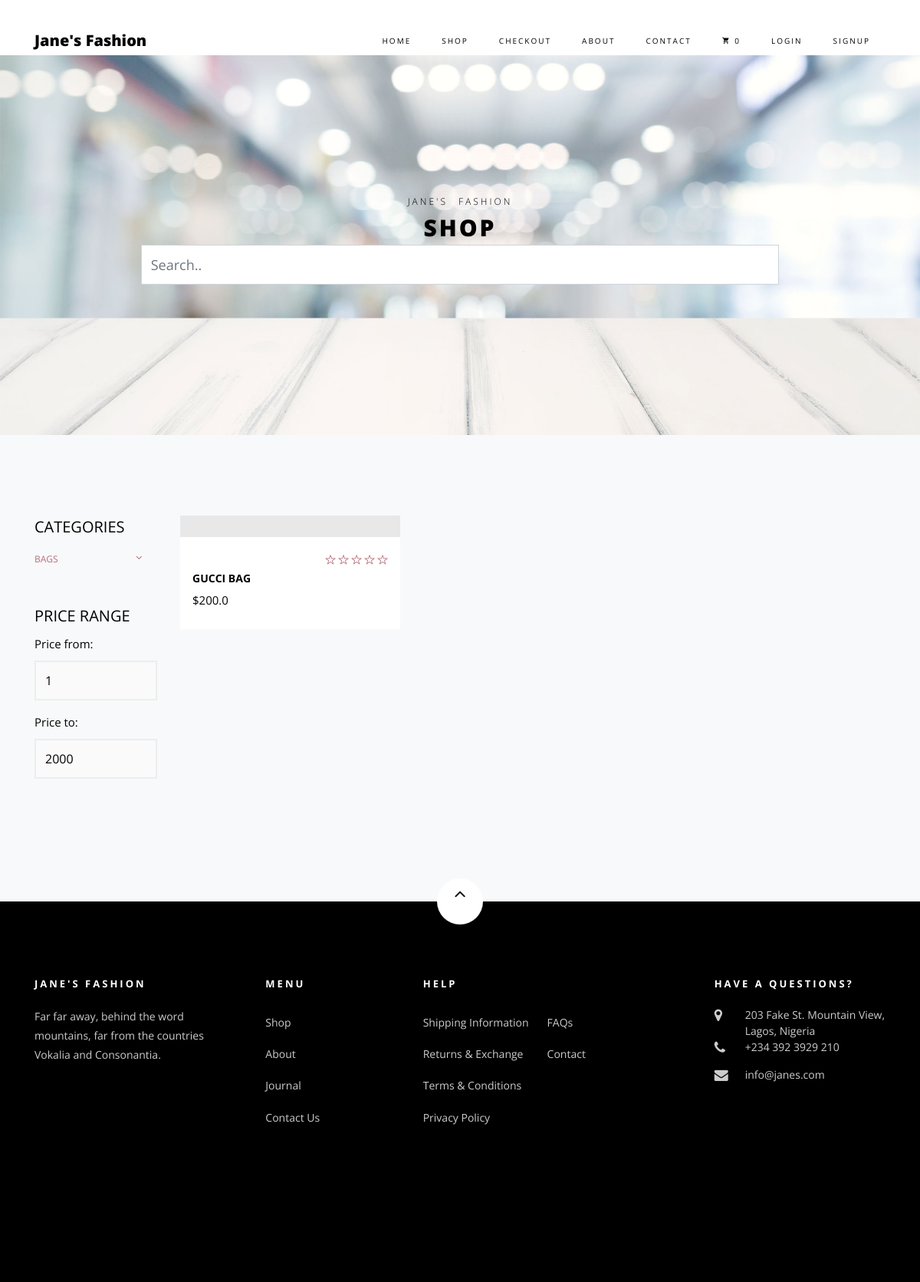
Page /shop/ on the earlier database version.
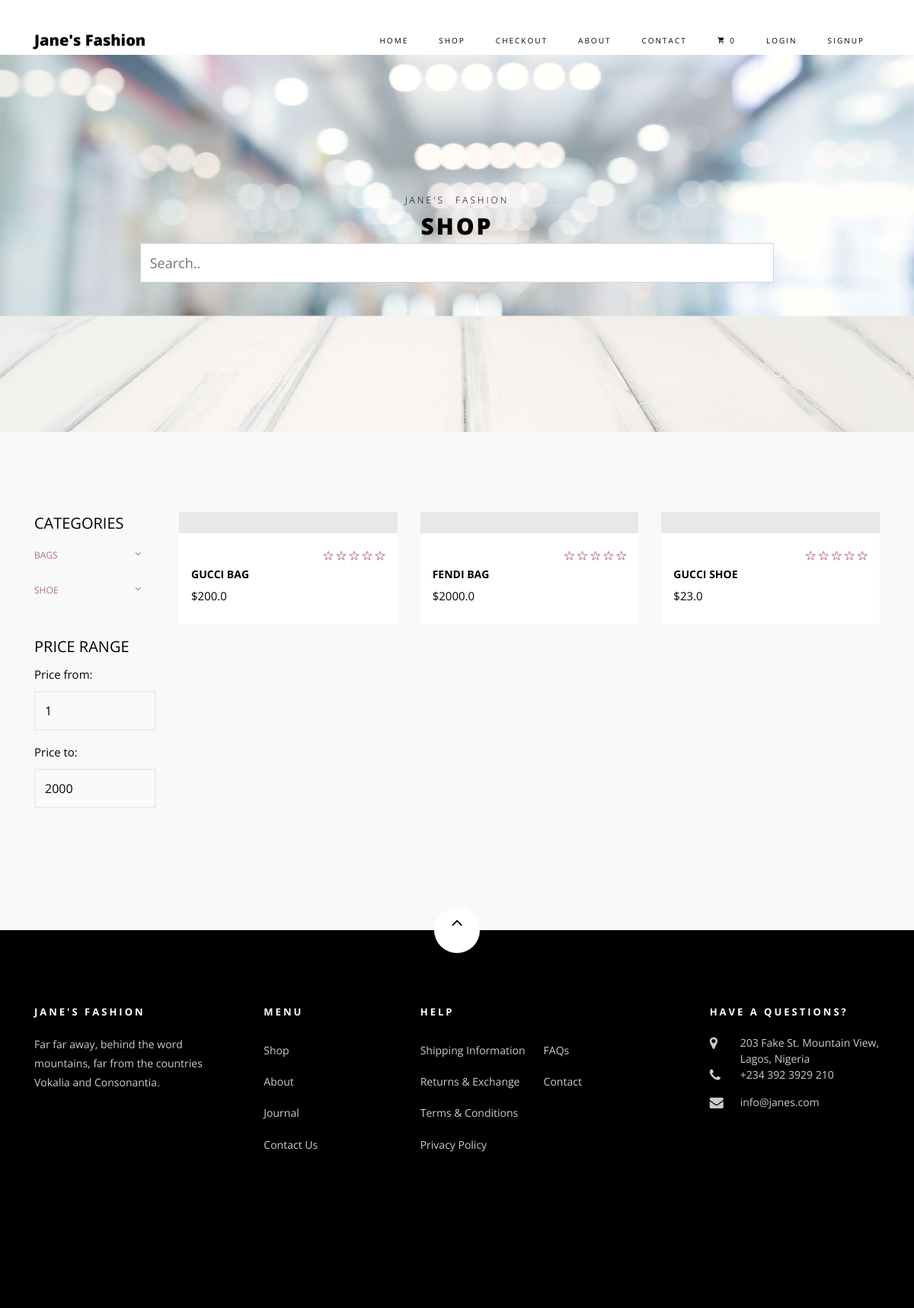
Same page on the later database version.
### core/models.py (models this page shows, shortened)
class Item(models.Model):
    title = models.CharField(max_length=100)
    price = models.FloatField()
    discount_price = models.FloatField(blank=True, null=True)
    category = models.ForeignKey(Category,on_delete=models.CASCADE, default=1,)
    label = models.CharField(choices=LABEL_CHOICES, max_length=1)
    slug = models.SlugField()
    description = models.TextField()
    image = models.ImageField()
    def get_absolute_url(self):
        return reverse("core:product", kwargs={
            'slug': self.slug
        })

class Category(models.Model):
    name = models.CharField(max_length=250, blank=True)
    slug = models.SlugField(max_length=250)
    class Meta:
        ordering =['name']
        verbose_name = 'category'

### core/views.py (the view)
# urls.py: path('shop/', ShopView, name='shop'),
def ShopView(request):
    object_list = Item.objects.all()
    category_list = Category.objects.all()
    content = {
        'object_list':object_list,
        'category_list':category_list
    }
    return render(request,'shop.html',content)

### core/templatetags/cart_template_tags.py (called while the page is built)
@register.filter
def cart_item_count(user):
    if user.is_authenticated:
        qs = Order.objects.filter(user=user, ordered=False)
        if qs.exists():
            return qs[0].items.count()
    return 0

### templates/shop.html (shortened to what the changed rows need)
{% extends "base.html" %}
{% load static %}
{% block content %}
<div class="hero-wrap hero-bread" style="background-image: url({% static 'images/bg_6.jpg' %});">
    <div class="container">
        <div class="row no-gutters slider-text align-items-center justify-content-center">
            <div class="col-md-9 ftco-animate text-center">
                <h1 class="mb-0 bread">Shop</h1>
            </div>
        </div>
    </div>
</div>
<section class="ftco-section bg-light">
    <div class="container">
        <div class="row">
            <div class="col-md-8 col-lg-10 order-md-last">
                <div class="row">
                    {% for item in object_list %}
                    <div class="col-sm-12 col-md-12 col-lg-4 ftco-animate d-flex">
                        <div class="product">
                            <a href="{{ item.get_absolute_url }}" class="img-prod"><img class="img-fluid"
                            </a>
                            <div class="text py-3 pb-4 px-3">
                                <div class="d-flex">
                                    <div class="cat">
                                    </div>
                                    <div class="rating">
                                        <p class="text-right mb-0">
                                            <a href="#"><span class="ion-ios-star-outline"></span></a>
                                            <a href="#"><span class="ion-ios-star-outline"></span></a>
                                            <a href="#"><span class="ion-ios-star-outline"></span></a>
                                            <a href="#"><span class="ion-ios-star-outline"></span></a>
                                            <a href="#"><span class="ion-ios-star-outline"></span></a>
                                        </p>
                                    </div>
                                </div>
                                <h3><a href="{{ item.get_absolute_url }}">{{ item.title }}</a></h3>
                                <div class="pricing">
                                    <p class="price"><span>{% if item.discount_price %}
                                            ${{ item.discount_price }}
                                            {% else %}
                                            ${{ item.price }}
                                            {% endif %}</span>
                                    </p>
                                </div>
                            </div>
                        </div>
                    </div>
                    {% endfor %}
                </div>
            </div>
            <div class="col-md-4 col-lg-2">
                <div class="sidebar">
                    <div class="sidebar-box-2">
                        <h2 class="heading">Categories</h2>
                        <div class="fancy-collapse-panel">
                            <div class="panel-group" id="accordion" role="tablist" aria-multiselectable="true">
                                {% for item in category_list %}
                                <div class="panel panel-default">
                                    <div class="panel-heading" role="tab" id="headingOne">
                                        <h4 class="panel-title">
                                            <a href="{{ item.category_list.get_absolute_url }}">{{ item.name }}
                                            </a>
                                        </h4>
                                    </div>
                                </div>
                                {% endfor %}
                            </div>
                        </div>
                    </div>
                    <div class="sidebar-box-2">
                        <h2 class="heading">Price Range</h2>
                    </div>
                </div>
            </div>
        </div>
    </div>
</section>
{% endblock %}

Differences in the rows shown:
added Item: title "FENDI BAG", discount_price "2000.0"
added Item: title "GUCCI SHOE", discount_price "23.0"
added Category: name "SHOE"
